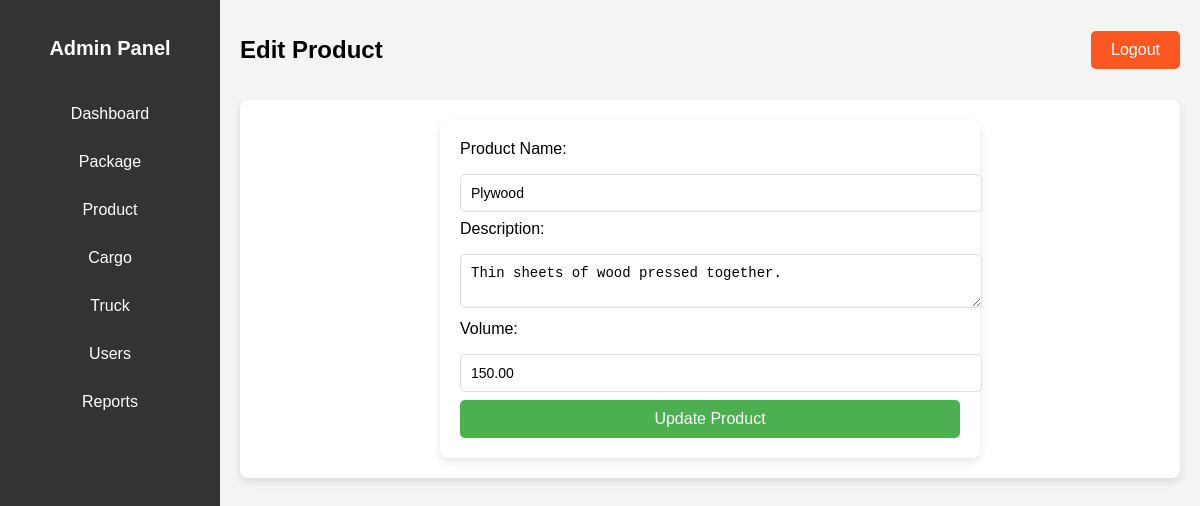
The app's page /edit_product.php?id=10 with its own data.
### tables this page shows
CREATE TABLE `products` (
  `product_id` int(11) NOT NULL,
  `name` varchar(100) NOT NULL,
  `description` text DEFAULT NULL,
  `volume` decimal(10,2) NOT NULL
);

### edit_product.php (the view, shortened to what this page needs)
<?php
include 'config.php';
if (isset($_GET['id'])) {
    $product_id = $_GET['id'];
    $product_id = mysqli_real_escape_string($conn, $product_id);
    $sql = "SELECT * FROM products WHERE product_id = '$product_id'";
    $result = mysqli_query($conn, $sql);
    if (mysqli_num_rows($result) == 1) {
        $product = mysqli_fetch_assoc($result);
    } else {
        header("Location: product.php");
        exit();
    }
} else {
    header("Location: product.php");
    exit();
}
?>
<!DOCTYPE html>
<html lang="en">
<head>
</head>
<body>
    <div class="dashboard-container">
        <div class="sidebar">
            <h2>Admin Panel</h2>
            <ul class="sidebar-links">
                <li><a href="admin_dashboard.php" class="sidebar-btn">Dashboard</a></li>
                <li><a href="package.php" class="sidebar-btn">Package</a></li>
                <li><a href="product.php" class="sidebar-btn">Product</a></li>
                <li><a href="cargo.php" class="sidebar-btn">Cargo</a></li>
                <li><a href="truck.php" class="sidebar-btn">Truck</a></li>
                <li><a href="users.php" class="sidebar-btn">Users</a></li>
                <li><a href="reports.php" class="sidebar-btn">Reports</a></li>
            </ul>
        </div>
        <div class="main-content">
            <header>
                <h1>Edit Product</h1>
                <a href="index.php" class="logout-btn">Logout</a>
            </header>
            <div class="dashboard-main-container">
                <form action="edit_product.php?id=<?php echo $product_id; ?>" method="POST">
                    <label for="name">Product Name:</label>
                    <input type="text" id="name" name="name" value="<?php echo $product['name']; ?>" required>
                    <label for="description">Description:</label>
                    <textarea id="description" name="description" required><?php echo $product['description']; ?></textarea>
                    <label for="volume">Volume:</label>
                    <input type="text" id="volume" name="volume" value="<?php echo $product['volume']; ?>" required>
                    <input type="submit" value="Update Product">
                </form>
            </div>
        </div>
    </div>
</body>
</html>

### edit_product.php (style rules this page uses)
body { font-family: 'Arial', sans-serif; background-color: #f4f4f4; margin: 0; padding: 0; }
.dashboard-container { display: flex; height: 100vh; }
.sidebar { width: 220px; background-color: #333; color: white; padding-top: 20px; }
.sidebar h2 { text-align: center; margin-bottom: 30px; }
.sidebar-links { list-style: none; padding: 0; margin: 0; }
.sidebar-links li { padding: 15px; text-align: center; }
.sidebar-links li a { color: white; text-decoration: none; display: block; font-size: 16px; }
.main-content { flex-grow: 1; padding: 20px; }
header { display: flex; justify-content: space-between; align-items: center; margin-bottom: 20px; }
header h1 { font-size: 24px; }
.logout-btn { padding: 10px 20px; background-color: #ff5722; color: white; text-decoration: none; border-radius: 5px; }
.dashboard-main-container { background-color: white; padding: 20px; border-radius: 8px; box-shadow: 0 4px 8px rgba(0, 0, 0, 0.1); }
h2 { font-size: 20px; margin-bottom: 20px; }
form { width: 100%; max-width: 500px; margin: 0 auto; padding: 20px; background-color: #fff; border-radius: 8px; box-shadow: 0 4px 8px rgba(0, 0, 0, 0.1); }
label { font-size: 16px; margin-bottom: 8px; display: block; }
input[type="text"], textarea { width: 100%; padding: 10px; margin: 8px 0; border-radius: 5px; border: 1px solid #ddd; font-size: 14px; }
input[type="submit"] { background-color: #4CAF50; color: white; padding: 10px 20px; border-radius: 5px; border: none; cursor: pointer; font-size: 16px; width: 100%; }

### records on screen
products: name "Plywood", description "Thin sheets of wood pressed together.", volume "150.00"
